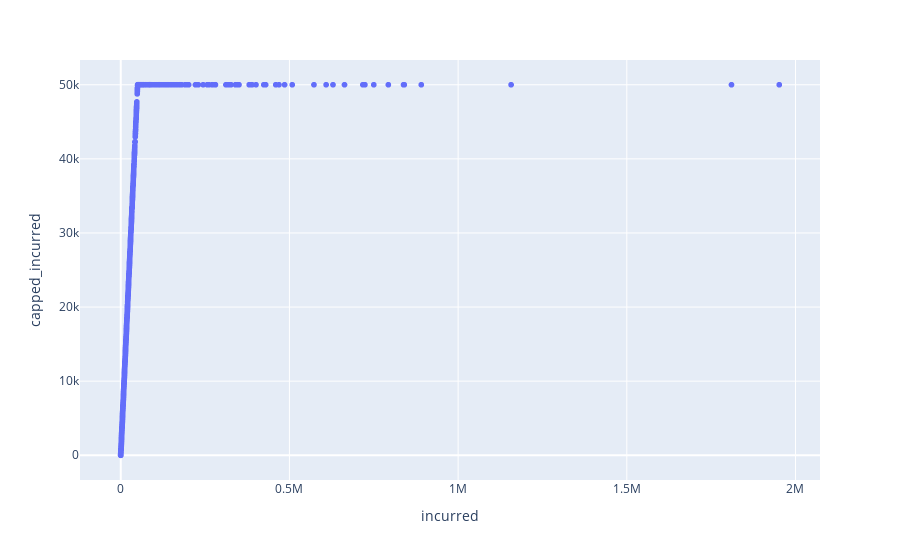

The notebook cell this image was saved under:
### Code cell
fig = px.scatter(data, x='incurred', y='capped_incurred')
fig.show()

### Figure 1 — Plotly figure (JSON) as saved in the notebook; plotly's stock layout.template omitted (floating-point values rounded to 4 significant figures; data arrays with more than 128 entries replaced by an {"elided": "..."} marker saying what was removed)
{"data": [{"hovertemplate": "incurred=%{x}<br>capped_incurred=%{y}<extra></extra>", "legendgroup": "", "marker": {"color": "#636efa", "symbol": "circle"}, "mode": "markers", "name": "", "showlegend": false, "type": "scattergl", "x": {"elided": "7691 float values"}, "xaxis": "x", "y": {"elided": "7691 float values"}, "yaxis": "y"}], "layout": {"legend": {"tracegroupgap": 0}, "margin": {"t": 60}, "xaxis": {"anchor": "y", "domain": [0, 1], "title": {"text": "incurred"}}, "yaxis": {"anchor": "x", "domain": [0, 1], "title": {"text": "capped_incurred"}}}}
